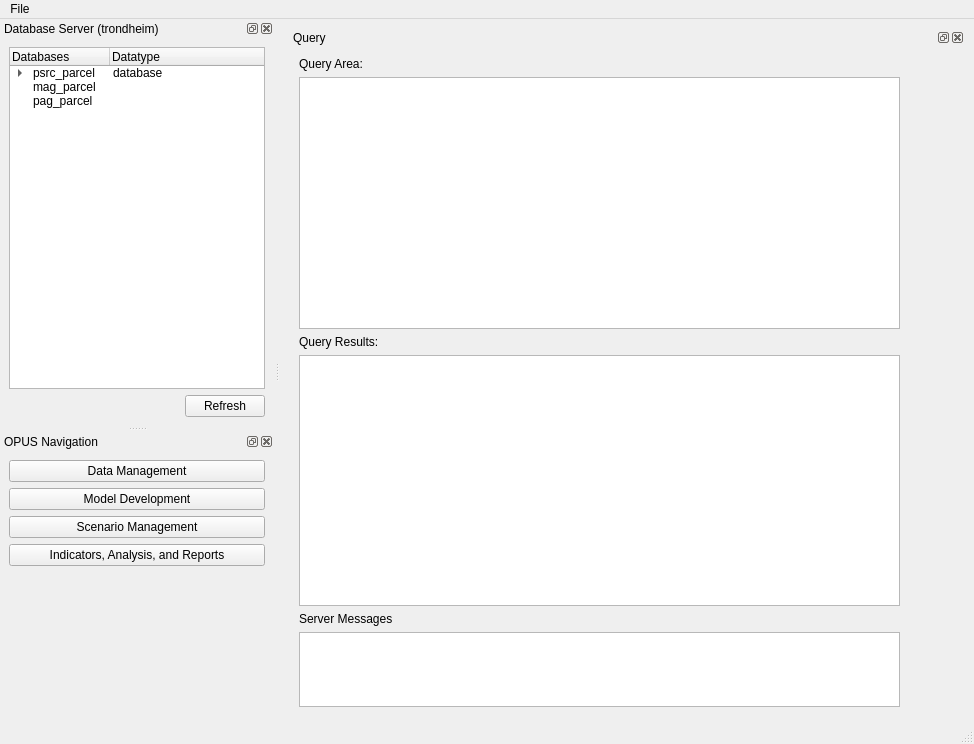
<ui version="4.0" >
 <class>MainWindow</class>
 <widget class="QMainWindow" name="MainWindow" >
  <property name="geometry" >
   <rect>
    <x>0</x>
    <y>0</y>
    <width>974</width>
    <height>744</height>
   </rect>
  </property>
  <property name="sizePolicy" >
   <sizepolicy vsizetype="Maximum" hsizetype="Maximum" >
    <horstretch>0</horstretch>
    <verstretch>0</verstretch>
   </sizepolicy>
  </property>
  <property name="windowTitle" >
   <string>MainWindow</string>
  </property>
  <widget class="QWidget" name="centralwidget" >
   <layout class="QGridLayout" >
    <item row="0" column="0" >
     <widget class="QDockWidget" name="dockWidget_4" >
      <property name="windowTitle" >
       <string>Query</string>
      </property>
      <widget class="QWidget" name="dockWidgetContents_4" >
       <widget class="QWidget" name="layoutWidget" >
        <property name="geometry" >
         <rect>
          <x>10</x>
          <y>10</y>
          <width>601</width>
          <height>650</height>
         </rect>
        </property>
        <layout class="QVBoxLayout" >
         <item>
          <widget class="QLabel" name="label" >
           <property name="text" >
            <string>Query Area:</string>
           </property>
          </widget>
         </item>
         <item>
          <widget class="QTextEdit" name="textEdit_3" />
         </item>
         <item>
          <widget class="QLabel" name="label_2" >
           <property name="text" >
            <string>Query Results:</string>
           </property>
          </widget>
         </item>
         <item>
          <widget class="QTableWidget" name="tableWidget_2" />
         </item>
         <item>
          <widget class="QLabel" name="label_3" >
           <property name="text" >
            <string>Server Messages</string>
           </property>
          </widget>
         </item>
         <item>
          <widget class="QTextEdit" name="textEdit_4" >
           <property name="sizePolicy" >
            <sizepolicy vsizetype="Maximum" hsizetype="Expanding" >
             <horstretch>0</horstretch>
             <verstretch>0</verstretch>
            </sizepolicy>
           </property>
           <property name="maximumSize" >
            <size>
             <width>16777215</width>
             <height>75</height>
            </size>
           </property>
          </widget>
         </item>
        </layout>
       </widget>
      </widget>
     </widget>
    </item>
   </layout>
  </widget>
  <widget class="QMenuBar" name="menubar" >
   <property name="geometry" >
    <rect>
     <x>0</x>
     <y>0</y>
     <width>974</width>
     <height>29</height>
    </rect>
   </property>
   <widget class="QMenu" name="menuFile" >
    <property name="title" >
     <string>File</string>
    </property>
    <widget class="QMenu" name="menuOpen_Database" >
     <property name="title" >
      <string>Open Database Server Connection</string>
     </property>
     <addaction name="actionCurrent_Database_Connections" />
     <addaction name="separator" />
     <addaction name="actionTrondheim_2" />
     <addaction name="actionAarhus_SDE" />
     <addaction name="actionAarhus_PostGIS" />
     <addaction name="separator" />
     <addaction name="actionConfigure_Database_Server_Connections" />
    </widget>
    <addaction name="actionOpen_OPUS_Cache" />
    <addaction name="menuOpen_Database" />
    <addaction name="actionOpen_a_Shapefile" />
   </widget>
   <addaction name="menuFile" />
  </widget>
  <widget class="QStatusBar" name="statusbar" />
  <widget class="QDockWidget" name="dockWidget" >
   <property name="cursor" >
    <cursorShape>ArrowCursor</cursorShape>
   </property>
   <property name="allowedAreas" >
    <set>Qt::LeftDockWidgetArea|Qt::NoDockWidgetArea|Qt::RightDockWidgetArea</set>
   </property>
   <property name="windowTitle" >
    <string>Database Server (trondheim)</string>
   </property>
   <attribute name="dockWidgetArea" >
    <number>1</number>
   </attribute>
   <widget class="QWidget" name="dockWidgetContents" >
    <layout class="QGridLayout" >
     <item row="0" column="0" colspan="2" >
      <widget class="QTreeWidget" name="treeWidget" >
       <column>
        <property name="text" >
         <string>Databases</string>
        </property>
       </column>
       <column>
        <property name="text" >
         <string>Datatype</string>
        </property>
       </column>
       <item>
        <property name="text" >
         <string>psrc_parcel</string>
        </property>
        <property name="text" >
         <string>database</string>
        </property>
        <item>
         <property name="text" >
          <string>table 01</string>
         </property>
         <property name="text" >
          <string>table</string>
         </property>
         <item>
          <property name="text" >
           <string>column 01</string>
          </property>
          <property name="text" >
           <string>integer</string>
          </property>
         </item>
         <item>
          <property name="text" >
           <string>column 02</string>
          </property>
          <property name="text" >
           <string>varchar(20)</string>
          </property>
         </item>
         <item>
          <property name="text" >
           <string>column 03</string>
          </property>
          <property name="text" >
           <string>double</string>
          </property>
         </item>
        </item>
        <item>
         <property name="text" >
          <string>table 02</string>
         </property>
         <property name="text" >
          <string/>
         </property>
        </item>
       </item>
       <item>
        <property name="text" >
         <string>mag_parcel</string>
        </property>
        <property name="text" >
         <string/>
        </property>
       </item>
       <item>
        <property name="text" >
         <string>pag_parcel</string>
        </property>
        <property name="text" >
         <string/>
        </property>
       </item>
      </widget>
     </item>
     <item row="1" column="0" >
      <spacer>
       <property name="orientation" >
        <enum>Qt::Horizontal</enum>
       </property>
       <property name="sizeHint" >
        <size>
         <width>40</width>
         <height>20</height>
        </size>
       </property>
      </spacer>
     </item>
     <item row="1" column="1" >
      <widget class="QPushButton" name="pushButton" >
       <property name="text" >
        <string>Refresh</string>
       </property>
      </widget>
     </item>
    </layout>
   </widget>
  </widget>
  <widget class="QDockWidget" name="dockWidget_2" >
   <property name="allowedAreas" >
    <set>Qt::LeftDockWidgetArea|Qt::NoDockWidgetArea|Qt::RightDockWidgetArea</set>
   </property>
   <property name="windowTitle" >
    <string>OPUS Navigation</string>
   </property>
   <attribute name="dockWidgetArea" >
    <number>1</number>
   </attribute>
   <widget class="QWidget" name="dockWidgetContents_2" >
    <layout class="QVBoxLayout" >
     <item>
      <widget class="QPushButton" name="pushButton_8" >
       <property name="text" >
        <string>Data Management</string>
       </property>
      </widget>
     </item>
     <item>
      <widget class="QPushButton" name="pushButton_7" >
       <property name="text" >
        <string>Model Development</string>
       </property>
      </widget>
     </item>
     <item>
      <widget class="QPushButton" name="pushButton_9" >
       <property name="text" >
        <string>Scenario Management</string>
       </property>
      </widget>
     </item>
     <item>
      <widget class="QPushButton" name="pushButton_10" >
       <property name="text" >
        <string>Indicators, Analysis, and Reports</string>
       </property>
      </widget>
     </item>
     <item>
      <spacer>
       <property name="orientation" >
        <enum>Qt::Vertical</enum>
       </property>
       <property name="sizeHint" >
        <size>
         <width>20</width>
         <height>40</height>
        </size>
       </property>
      </spacer>
     </item>
    </layout>
   </widget>
  </widget>
  <action name="actionBLAH" >
   <property name="text" >
    <string>BLAH</string>
   </property>
  </action>
  <action name="actionOPUS_Navigator" >
   <property name="text" >
    <string>OPUS Navigator</string>
   </property>
  </action>
  <action name="actionOpen_OPUS_Cache" >
   <property name="text" >
    <string>Open OPUS Cache...</string>
   </property>
  </action>
  <action name="actionRecent_Databases" >
   <property name="text" >
    <string>Recent Databases:</string>
   </property>
  </action>
  <action name="actionTrondheim" >
   <property name="text" >
    <string>MySQL</string>
   </property>
  </action>
  <action name="actionPostGIS" >
   <property name="text" >
    <string>PostGIS</string>
   </property>
  </action>
  <action name="actionArcSDE" >
   <property name="text" >
    <string>ArcSDE</string>
   </property>
  </action>
  <action name="actionAdd_New_Database_Connection" >
   <property name="text" >
    <string>Add New Database Server Connection...</string>
   </property>
  </action>
  <action name="actionCurrent_Database_Connections" >
   <property name="text" >
    <string>Current Database Server Connections:</string>
   </property>
  </action>
  <action name="actionTrondheim_2" >
   <property name="text" >
    <string>trondheim</string>
   </property>
  </action>
  <action name="actionAarhus_SDE" >
   <property name="text" >
    <string>aarhus SDE</string>
   </property>
  </action>
  <action name="actionAarhus_PostGIS" >
   <property name="text" >
    <string>aarhus PostGIS</string>
   </property>
  </action>
  <action name="actionConfigure_Database_Server_Connections" >
   <property name="text" >
    <string>Add/Delete Database Server Connections...</string>
   </property>
  </action>
  <action name="actionOpen_a_Shapefile" >
   <property name="text" >
    <string>Open a Shapefile...</string>
   </property>
  </action>
 </widget>
 <resources/>
 <connections/>
</ui>
